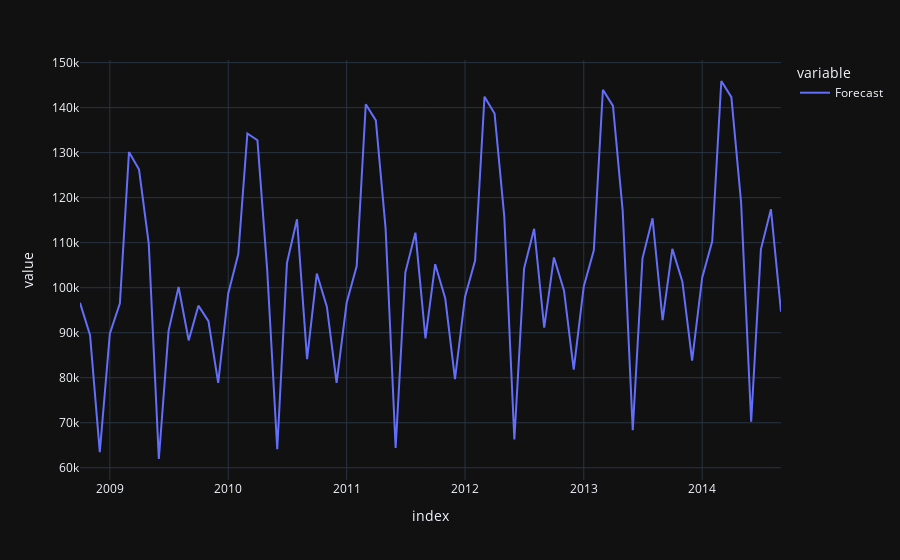

Here is the notebook cell this chart was saved with:
### Code cell
forecast = result.predict(start = len(airline),
						end = (len(airline)-1) + 6 * 12,
						typ = 'levels', dynamic =True).rename('Forecast') 
px.line(forecast,  template = 'plotly_dark')
